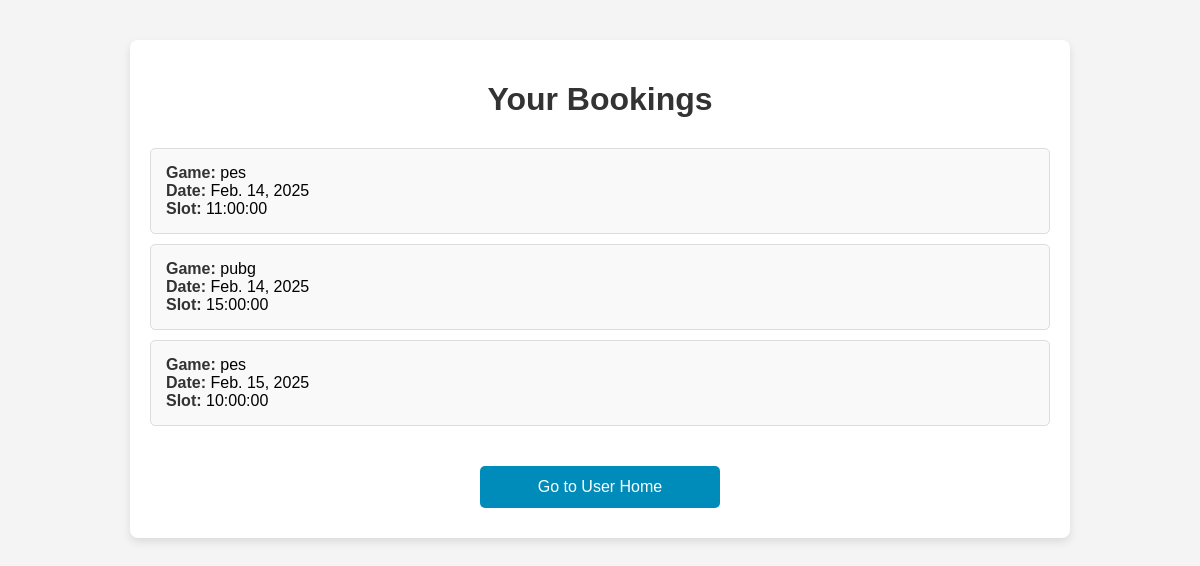
Page /my-bookings/ (signed in) on the committed database.
### app/models.py (models this page shows, shortened)
class SlotBooking(models.Model):
    user = models.ForeignKey(User, on_delete=models.CASCADE)  # Link to user
    name = models.CharField(max_length=100)
    email = models.EmailField()
    game = models.ForeignKey(Game, on_delete=models.CASCADE)
    slot = models.ForeignKey(Slot, on_delete=models.CASCADE)
    date = models.DateField()
    booking_time = models.DateTimeField(default=now)

class Game(models.Model):
    g_id = models.CharField(max_length=20, unique=True)
    title = models.CharField(max_length=100)
    description = models.TextField()
    release_date = models.DateField()
    price = models.DecimalField(max_digits=10, decimal_places=2)
    image = models.FileField()

class Slot(models.Model):
    TIME_SLOT_CHOICES = [
        ('10:00 AM - 12:00 PM', '10:00 AM - 12:00 PM'),
        ('12:00 PM - 2:00 PM', '12:00 PM - 2:00 PM'),
        ('2:00 PM - 4:00 PM', '2:00 PM - 4:00 PM'),
        ('4:00 PM - 6:00 PM', '4:00 PM - 6:00 PM'),
        ('6:00 PM - 8:00 PM', '6:00 PM - 8:00 PM'),
    ]
    game = models.ForeignKey(Game, on_delete=models.CASCADE, related_name="slots")
    date = models.DateField()
    time_slot = models.CharField(max_length=20, choices=TIME_SLOT_CHOICES)
    reserved = models.BooleanField(default=False)
    booking_time = models.DateTimeField(null=True, blank=True)  # Track when booked
    class Meta:
        unique_together = ('game', 'date', 'time_slot')

### app/views.py (the view)
# urls.py: path('my-bookings/', views.my_bookings, name='my_bookings'),
@login_required
def my_bookings(request):
    bookings = SlotBooking.objects.filter(user=request.user)
    return render(request, 'user/my_bookings.html', {'bookings': bookings})

### templates/user/my_bookings.html (shortened to what this page needs)
<!DOCTYPE html>
<html lang="en">
<head>
</head>
<body>
<div class="container">
    <h1>Your Bookings</h1>
    {% if bookings %}
        <ul>
            {% for booking in bookings %}
                <li>
                    <strong>Game:</strong> {{ booking.game.title }} <br>
                    <strong>Date:</strong> {{ booking.date }} <br>
                    <strong>Slot:</strong> {{ booking.slot.time_slot }} <br>
                </li>
            {% endfor %}
        </ul>
    {% else %}
        <p class="no-bookings">You have no bookings yet. Please make a booking!</p>
    {% endif %}
    <div class="button-container">
        <a href="{% url 'user_home' %}" class="home-button">Go to User Home</a>
    </div>
</div>
</body>
</html>

### templates/user/my_bookings.html (style rules this page uses)
body { font-family: Arial, sans-serif; background-color: #f4f4f4; margin: 0; padding: 0; }
.container { width: 80%; max-width: 900px; margin: 40px auto; background-color: white; padding: 20px; border-radius: 8px; box-shadow: 0 4px 8px rgba(0, 0, 0, 0.1); }
h1 { text-align: center; color: #333; margin-bottom: 30px; }
ul { list-style-type: none; padding: 0; }
li { background-color: #f9f9f9; border: 1px solid #ddd; margin-bottom: 10px; padding: 15px; border-radius: 5px; }
li strong { color: #333; }
.button-container { text-align: center; margin-top: 30px; }
.home-button, .book-button { background-color: #008CBA; color: white; padding: 12px 20px; font-size: 16px; border: none; border-radius: 5px; cursor: pointer; width: 200px; margin: 10px; text-decoration: none; display: inline-block; }

### rows in the picture
SlotBooking: game "pes", date "Feb. 14, 2025", slot.time_slot "11:00:00"
SlotBooking: game "pubg", date "Feb. 14, 2025", slot.time_slot "15:00:00"
SlotBooking: game "pes", date "Feb. 15, 2025", slot.time_slot "10:00:00"
